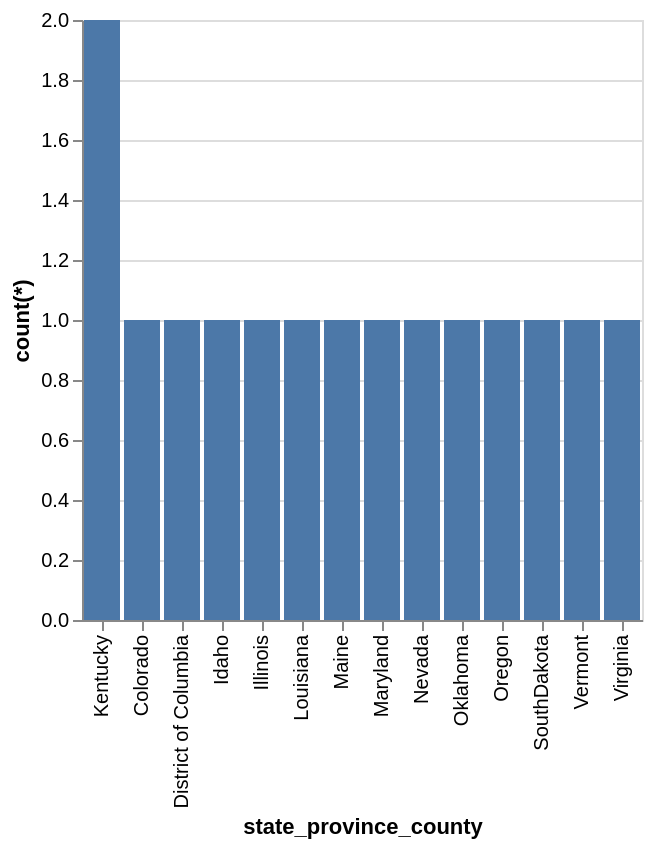

This figure's Vega-Lite source:
### Vega-Lite specification from a JSON file in a GitHub repository (floating-point values rounded to 4 significant figures)
{"data": {"values": [{"x_data": "Colorado", "y_data": 1}, {"x_data": "District of Columbia", "y_data": 1}, {"x_data": "Idaho", "y_data": 1}, {"x_data": "Illinois", "y_data": 1}, {"x_data": "Kentucky", "y_data": 2}, {"x_data": "Louisiana", "y_data": 1}, {"x_data": "Maine", "y_data": 1}, {"x_data": "Maryland", "y_data": 1}, {"x_data": "Nevada", "y_data": 1}, {"x_data": "Oklahoma", "y_data": 1}, {"x_data": "Oregon", "y_data": 1}, {"x_data": "SouthDakota", "y_data": 1}, {"x_data": "Vermont", "y_data": 1}, {"x_data": "Virginia", "y_data": 1}]}, "mark": "bar", "encoding": {"x": {"field": "x_data", "type": "nominal", "title": "state_province_county", "sort": {"op": "sum", "field": "y_data", "order": "descending"}}, "y": {"field": "y_data", "type": "quantitative", "title": "count(*)"}}}
